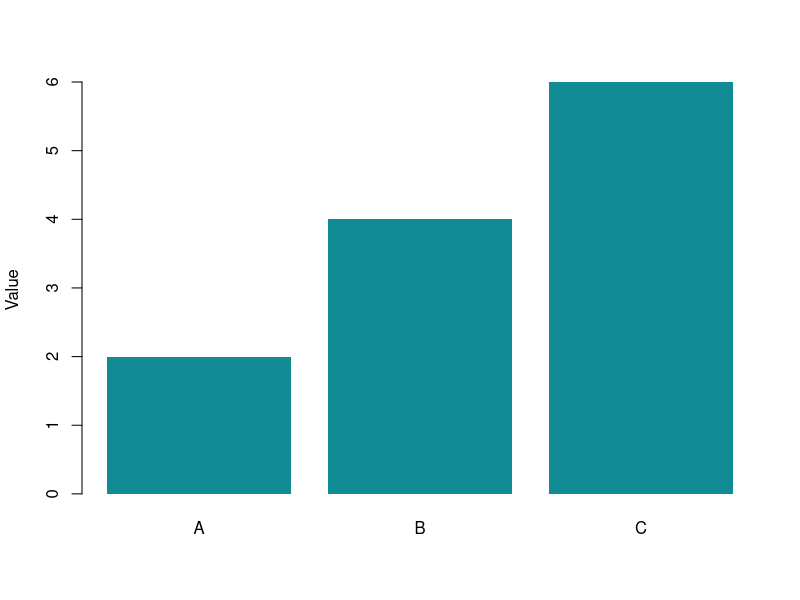

The R source for this figure:
## ---- chunk 1
#| label: course-example
#| echo: false
#| fig-width: 7
#| fig-height: 4
values <- c(2, 4, 6)
barplot(values, col = "#118c94", border = NA,
        names.arg = c("A", "B", "C"), ylab = "Value")
